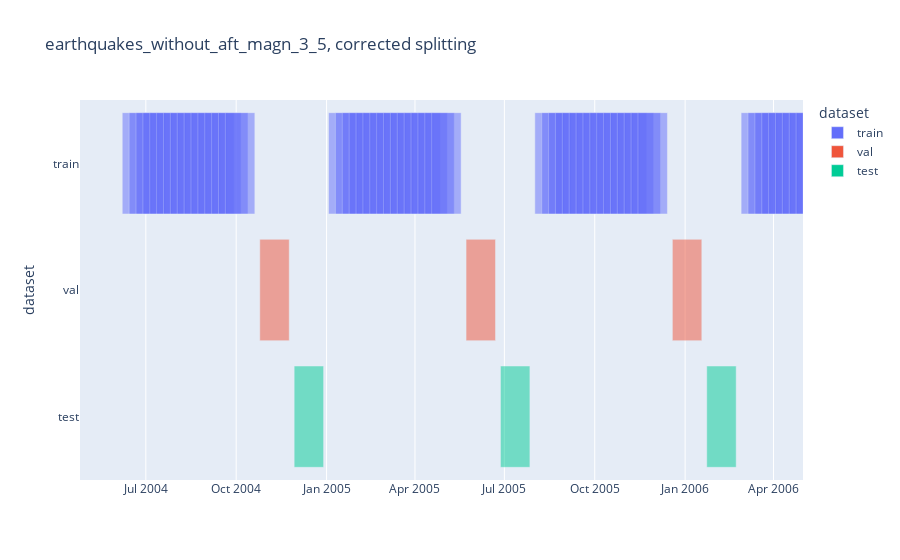

The notebook cell saved with this chart:
### Code cell
plot_timeline(
    train_set, val_set, test_set, 
    xlim=[datetime.date(2004, 4, 25), datetime.date(2006, 5, 1)],
    title=f"{data}, corrected splitting",
    save_dir=PLOTLY_SAVE_DIR,
    show=True
)

### Figure 1 — Plotly figure (JSON) as saved in the notebook; plotly's stock layout.template omitted (floating-point values rounded to 4 significant figures; data arrays with more than 128 entries replaced by an {"elided": "..."} marker saying what was removed)
{"data": [{"alignmentgroup": "True", "base": {"elided": "502 str values"}, "hovertemplate": "dataset=%{y}<br>start=%{base}<br>finish=%{x}<extra></extra>", "legendgroup": "train", "marker": {"color": "#636efa", "opacity": 0.5, "pattern": {"shape": ""}}, "name": "train", "offsetgroup": "train", "orientation": "h", "showlegend": true, "textposition": "auto", "type": "bar", "x": {"elided": "502 int values"}, "xaxis": "x", "y": {"elided": "502 str values"}, "yaxis": "y"}, {"alignmentgroup": "True", "base": ["2004-10-25", "2005-05-23", "2005-12-19", "2006-07-17", "2007-02-12", "2007-09-10", "2008-04-07", "2008-11-03", "2009-06-01", "2009-12-28", "2010-07-26", "2012-04-23", "2012-11-19", "2013-06-17", "2014-01-13", "2014-08-11", "2015-03-09", "2015-10-05", "2016-05-02", "2016-11-28", "2017-06-26", "2018-01-22", "2018-08-20", "2019-03-18", "2019-10-14", "2020-05-11", "2020-12-07", "2021-07-05", "2022-01-31", "2022-08-29", "2023-03-27"], "hovertemplate": "dataset=%{y}<br>start=%{base}<br>finish=%{x}<extra></extra>", "legendgroup": "val", "marker": {"color": "#EF553B", "opacity": 0.5, "pattern": {"shape": ""}}, "name": "val", "offsetgroup": "val", "orientation": "h", "showlegend": true, "textposition": "auto", "type": "bar", "x": [2592000000, 2592000000, 2592000000, 2592000000, 2592000000, 2592000000, 2592000000, 2592000000, 2592000000, 2592000000, 2592000000, 2592000000, 2592000000, 2592000000, 2592000000, 2592000000, 2592000000, 2592000000, 2592000000, 2592000000, 2592000000, 2592000000, 2592000000, 2592000000, 2592000000, 2592000000, 2592000000, 2592000000, 2592000000, 2592000000, 2592000000], "xaxis": "x", "y": ["val", "val", "val", "val", "val", "val", "val", "val", "val", "val", "val", "val", "val", "val", "val", "val", "val", "val", "val", "val", "val", "val", "val", "val", "val", "val", "val", "val", "val", "val", "val"], "yaxis": "y"}, {"alignmentgroup": "True", "base": ["2004-11-29", "2005-06-27", "2006-01-23", "2006-08-21", "2007-03-19", "2007-10-15", "2008-05-12", "2008-12-08", "2009-07-06", "2010-02-01", "2010-08-30", "2012-05-28", "2012-12-24", "2013-07-22", "2014-02-17", "2014-09-15", "2015-04-13", "2015-11-09", "2016-06-06", "2017-01-02", "2017-07-31", "2018-02-26", "2018-09-24", "2019-04-22", "2019-11-18", "2020-06-15", "2021-01-11", "2021-08-09", "2022-03-07", "2022-10-03", "2023-05-01"], "hovertemplate": "dataset=%{y}<br>start=%{base}<br>finish=%{x}<extra></extra>", "legendgroup": "test", "marker": {"color": "#00cc96", "opacity": 0.5, "pattern": {"shape": ""}}, "name": "test", "offsetgroup": "test", "orientation": "h", "showlegend": true, "textposition": "auto", "type": "bar", "x": [2592000000, 2592000000, 2592000000, 2592000000, 2592000000, 2592000000, 2592000000, 2592000000, 2592000000, 2592000000, 2592000000, 2592000000, 2592000000, 2592000000, 2592000000, 2592000000, 2592000000, 2592000000, 2592000000, 2592000000, 2592000000, 2592000000, 2592000000, 2592000000, 2592000000, 2592000000, 2592000000, 2592000000, 2592000000, 2592000000, 2592000000], "xaxis": "x", "y": ["test", "test", "test", "test", "test", "test", "test", "test", "test", "test", "test", "test", "test", "test", "test", "test", "test", "test", "test", "test", "test", "test", "test", "test", "test", "test", "test", "test", "test", "test", "test"], "yaxis": "y"}], "layout": {"barmode": "overlay", "legend": {"title": {"text": "dataset"}, "tracegroupgap": 0}, "title": {"text": "earthquakes_without_aft_magn_3_5, corrected splitting"}, "xaxis": {"anchor": "y", "domain": [0, 1], "range": ["2004-04-25", "2006-05-01"], "type": "date"}, "yaxis": {"anchor": "x", "categoryarray": ["test", "val", "train"], "categoryorder": "array", "domain": [0, 1], "title": {"text": "dataset"}}}}
